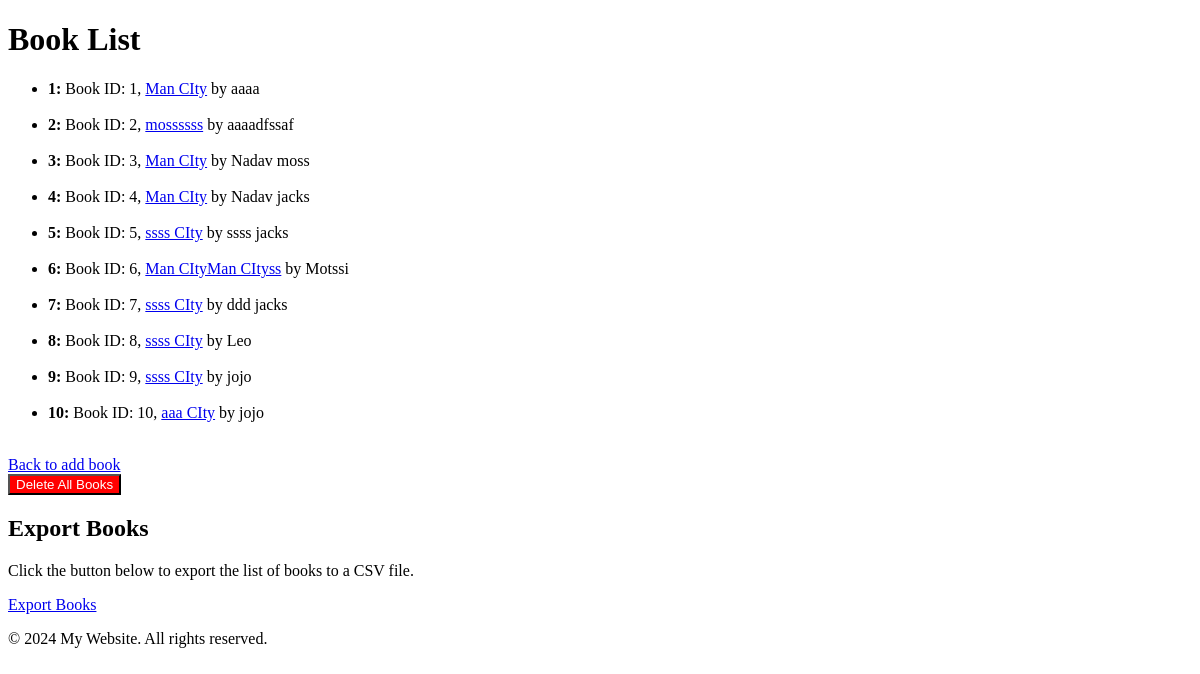
The app's page /book_list/, older data.
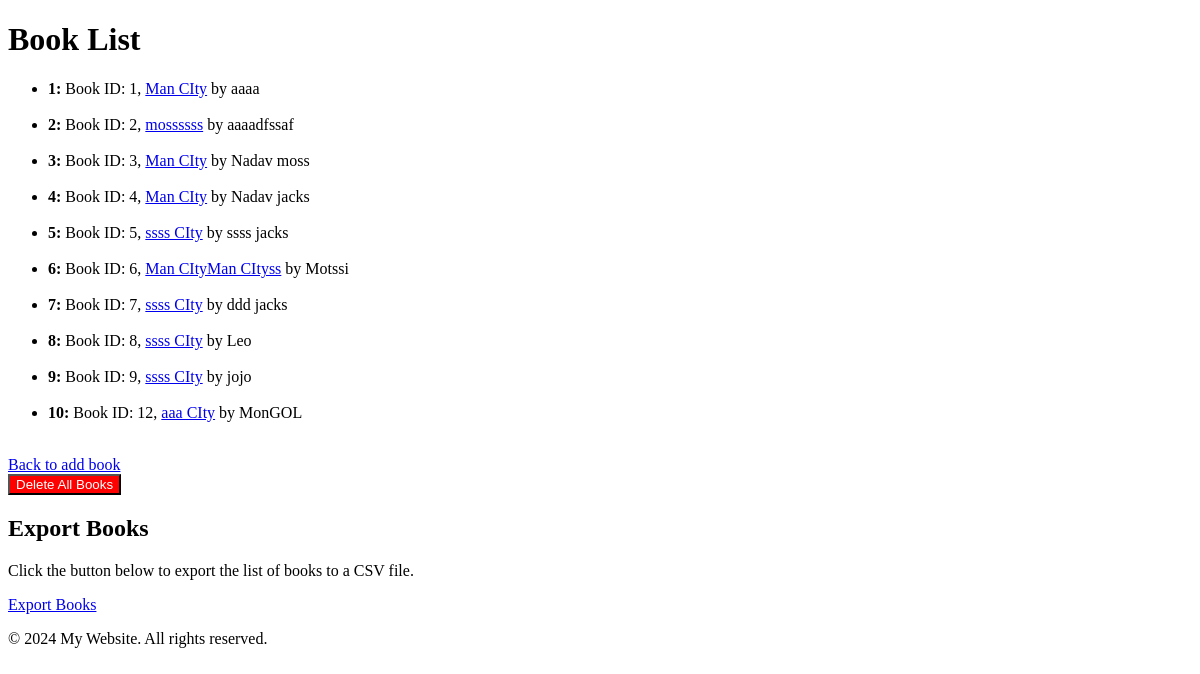
The same page, newer data.
### myapp/models.py (models this page shows, shortened)
class Book(SearchableModel, models.Model):
    title = models.CharField(max_length=200, blank=False, null=False)
    content = models.TextField(blank=True, null=True)
    author = models.ForeignKey(Author, on_delete=models.CASCADE)
    price = models.DecimalField(
        max_digits=1000,
        decimal_places=2,
        validators=[MinValueValidator(Decimal('0.00'))], default=33.33
    )
    def get_absolute_url(self):
        return reverse("myapp:book_detail", kwargs={"id": self.id})

### authors/models.py (models this page shows, shortened)
class Author(SearchableModel, models.Model):
    name = models.CharField(max_length=100, blank=False, null=False, unique=True)
    birth_date = models.DateField(null=True,
                                  default=datetime.date.today)
    def __str__(self):
        return self.name

### myapp/views.py (the view)
# urls.py: path('book_list/', BookListView.as_view(), name='book_list'),
class BookListView(ListView):
    queryset = Book.objects.all()
    template_name = 'myapp/book_list.html'
    context_object_name = 'objects'

### myapp/templates/myapp/book_list.html (shortened to what this page needs)
{% extends 'base.html' %}
{% block content %}
<h1>Book List</h1>
<ul>
    {% if objects%}
    {% for instance in objects %}
    <li>
        <strong>{{ forloop.counter }}:</strong>
        Book ID: {{ instance.id }},
        <a href="{{ instance.get_absolute_url }}">{{ instance.title }}</a>
        by {{ instance.author }}
    </li>
    <br>
    {% endfor %}
    {% else %}
    No books for now
    {%endif%}
</ul>
<a href="{% url 'myapp:add_book' %}">Back to add book</a>
<br>
<form method="POST" action="{% url 'myapp:delete_all_books' %}">
    <button type="submit"
            onclick="return confirm('Are you sure you want to delete all books?');"
            style="background-color: red; color: white;">Delete All Books
    </button>
</form>
<h2>Export Books</h2>
<p>Click the button below to export the list of books to a CSV file.</p>
<a href="{% url 'myapp:export_books' %}" class="btn btn-primary">Export
    Books</a>
{% endblock %}

Row changes from the older to the newer data that the page shows:
removed Book: id "10", title "aaa CIty", author "jojo"
added Book: id "12", title "aaa CIty", author "MonGOL"
